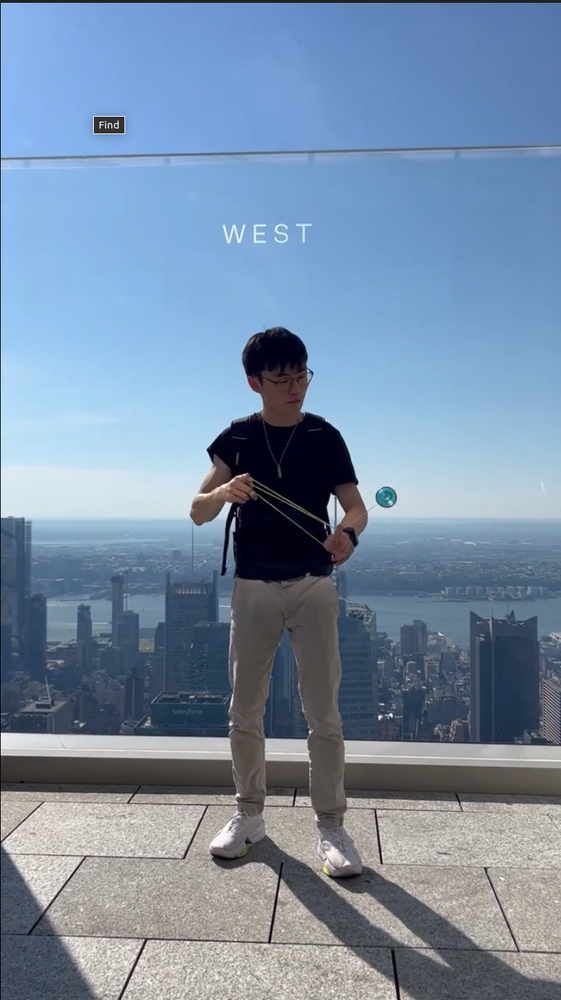
#> input picture colour_threshold/yoyoing.png, 561 x 1000 px, shrunk from 807 x 1439 before the run
$ python adaptive_threshold.py
#> lines starting #> are read from the running program, lines starting #| are printed output that depends on the picture; after the words box and inside, x2 and y2 are one past the last pixel; in counts of white or black regions, pixels touching at a corner belong together
import cv2

# Load the input image in grayscale
img = cv2.imread('yoyoing.png', 0)
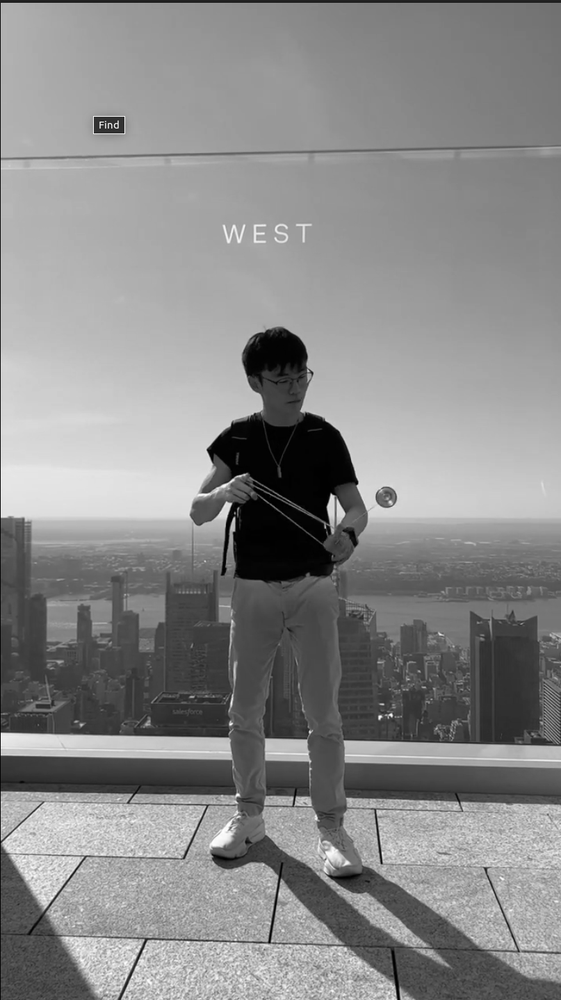
#> img: shape (1000, 561); min 0, max 255, mean 137.1

# Apply Gaussian blur to reduce noise
img = cv2.GaussianBlur(img, (5,5), 0)

# Apply adaptive thresholding
thresh = cv2.adaptiveThreshold(img, 255, cv2.ADAPTIVE_THRESH_GAUSSIAN_C, cv2.THRESH_BINARY, 11, 2)
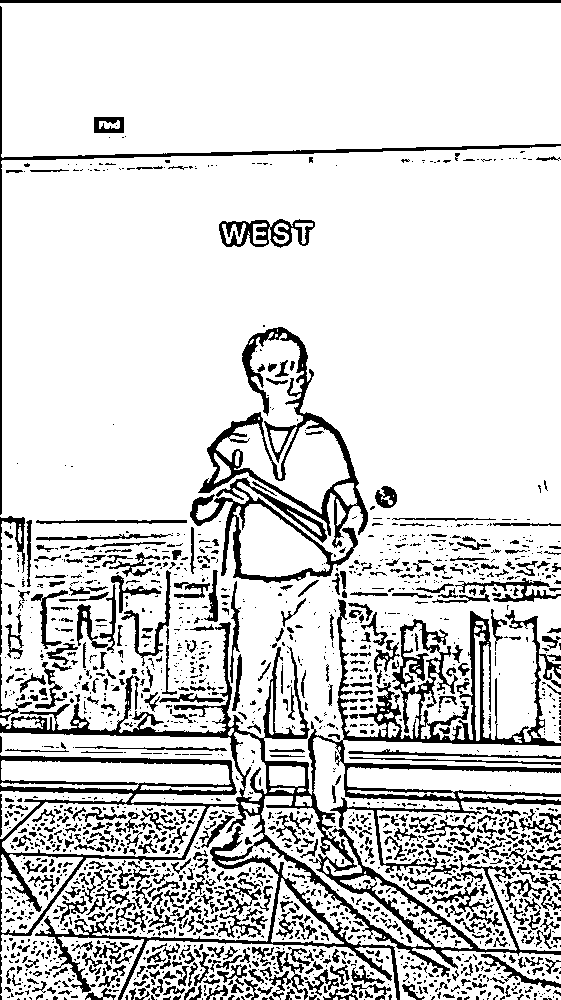
#> thresh: shape (1000, 561); 83% white; 1938 black regions (1369 under 20 px), largest, box (x1, y1, x2, y2) and area: (0, 599, 561, 1000) 31939, (198, 327, 368, 548) 5489, (190, 477, 358, 583) 3358

# Show the thresholded image
cv2.imshow('Thresholded Image', thresh)
cv2.waitKey(0)
cv2.destroyAllWindows()
